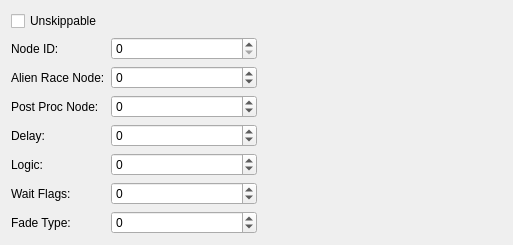
        <widget class="QWidget" name="otherTab">
         <attribute name="title">
          <string>Other</string>
         </attribute>
         <layout class="QHBoxLayout" name="horizontalLayout_10" stretch="1,1">
          <item>
           <layout class="QVBoxLayout" name="verticalLayout_9">
            <item>
             <widget class="QCheckBox" name="nodeUnskippableCheckbox">
              <property name="text">
               <string>Unskippable</string>
              </property>
             </widget>
            </item>
            <item>
             <layout class="QFormLayout" name="formLayout_5">
              <item row="0" column="0">
               <widget class="QLabel" name="label_30">
                <property name="text">
                 <string>Node ID:</string>
                </property>
               </widget>
              </item>
              <item row="0" column="1">
               <widget class="QSpinBox" name="nodeIdSpin">
                <property name="maximum">
                 <number>999999</number>
                </property>
               </widget>
              </item>
              <item row="1" column="0">
               <widget class="QLabel" name="label_31">
                <property name="text">
                 <string>Alien Race Node:</string>
                </property>
               </widget>
              </item>
              <item row="1" column="1">
               <widget class="QSpinBox" name="alienRaceNodeSpin">
                <property name="minimum">
                 <number>-1</number>
                </property>
                <property name="maximum">
                 <number>2147483647</number>
                </property>
               </widget>
              </item>
              <item row="2" column="0">
               <widget class="QLabel" name="label_32">
                <property name="text">
                 <string>Post Proc Node:</string>
                </property>
               </widget>
              </item>
              <item row="2" column="1">
               <widget class="QSpinBox" name="postProcSpin">
                <property name="minimum">
                 <number>-1</number>
                </property>
                <property name="maximum">
                 <number>2147483647</number>
                </property>
               </widget>
              </item>
              <item row="3" column="0">
               <widget class="QLabel" name="label_33">
                <property name="text">
                 <string>Delay:</string>
                </property>
               </widget>
              </item>
              <item row="3" column="1">
               <widget class="QSpinBox" name="delaySpin">
                <property name="minimum">
                 <number>-1</number>
                </property>
                <property name="maximum">
                 <number>2147483647</number>
                </property>
               </widget>
              </item>
              <item row="4" column="0">
               <widget class="QLabel" name="label_34">
                <property name="text">
                 <string>Logic:</string>
                </property>
               </widget>
              </item>
              <item row="4" column="1">
               <widget class="QSpinBox" name="logicSpin">
                <property name="minimum">
                 <number>-1</number>
                </property>
                <property name="maximum">
                 <number>2147483647</number>
                </property>
               </widget>
              </item>
              <item row="5" column="0">
               <widget class="QLabel" name="label_35">
                <property name="text">
                 <string>Wait Flags:</string>
                </property>
               </widget>
              </item>
              <item row="5" column="1">
               <widget class="QSpinBox" name="waitFlagSpin">
                <property name="minimum">
                 <number>-1</number>
                </property>
                <property name="maximum">
                 <number>2147483647</number>
                </property>
               </widget>
              </item>
              <item row="6" column="0">
               <widget class="QLabel" name="label_36">
                <property name="text">
                 <string>Fade Type:</string>
                </property>
               </widget>
              </item>
              <item row="6" column="1">
               <widget class="QSpinBox" name="fadeTypeSpin">
                <property name="minimum">
                 <number>-1</number>
                </property>
                <property name="maximum">
                 <number>2147483647</number>
                </property>
               </widget>
              </item>
             </layout>
            </item>
           </layout>
          </item>
          <item>
           <spacer name="horizontalSpacer_3">
            <property name="orientation">
             <enum>Qt::Horizontal</enum>
            </property>
            <property name="sizeHint" stdset="0">
             <size>
              <width>324</width>
              <height>20</height>
             </size>
            </property>
           </spacer>
          </item>
         </layout>
        </widget>
